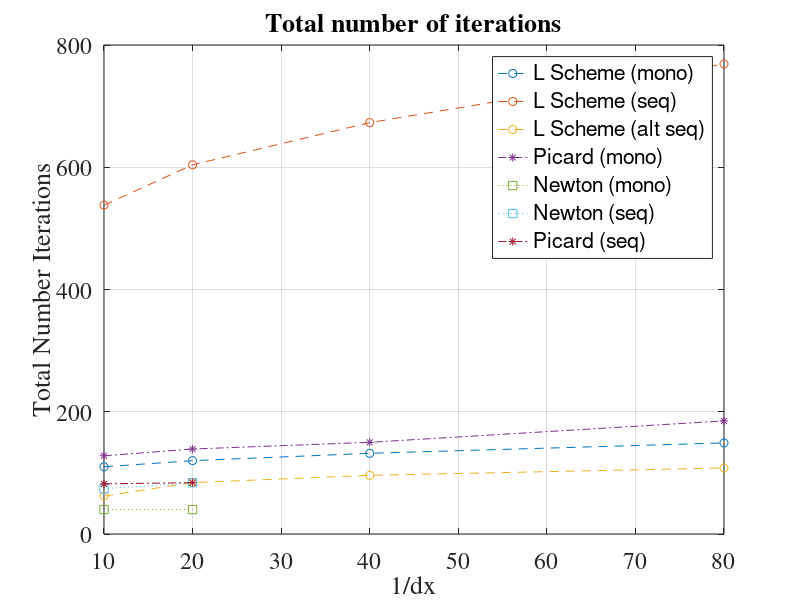

Here is the MATLAB script that generated this plot: (Note: this script raises an error after producing the figure.)
%%plot presentation
% complex case
%% Mesh size
close all

clear all
x = [10 20 40 80];
z = [10 20];
t = [10 20 40];
%% Only non working newton
%% Monolithic
% Lp_1 = .1    Lc_1 = .2
t_L_1 = [1.84 2.22 3.84 15];
n_L_1 = [110 120 132 149];

% Picard
t_P_1 = [2.34 3.05 5.73 22.7];
n_P_1 = [128 139 150 185];

% Newton
t_N_1 = [ 1.38 1.6];
n_N_1 = [ 40 40];
% Newton smaller timestep
t_N_1_small = [ 1.38 2.84 11.51];
n_N_1_small = [ 40 90 270];

%% Classical sequential
% Newton sequential
t_N_2 = [2.23 2.4];
n_N_2 = [74 84];

t_N_2_small = [2.23 4.1 17.2];
n_N_2_small = [74 164 672];

% Newton transport but L richards
t_mixed_2 = [7.6 9.16 14.11 37.28];
n_mixed_2 = [593 625 692 803];

% L sequential
% Lp_1 = .1    Lc_1 = .2
t_L_2 = [7.85 9.1 13.8 35];
n_L_2 = [538 604 673 769];

% Picard
t_P_2 = [2.21 2.65 ];
n_P_2 = [82 84];

t_P_2_small = [2.21 4.18 15.64];
n_P_2_small = [82 176 727];

%% Alternative sequential
% Lscheme
t_L_3 = [10.4 15.4 19.9 44.8];
n_L_3 = [62 84 96 108];

% Picard did not work

% Newton did not work

% Lscheme on richards newton on transport
t_mixed_3 = [11.3 15.1 20.1 46.8];
n_mixed_3 = [74 86 100 112];



%% plot also time just curiosity
%{
plot(x,t_L_1,'--o', x,t_L_2 ,'--+' ,...
    x,t_L_3,'-.', x, t_P_1,'--o', x, t_mixed_2,'--+', x, t_mixed_3, '-.',...
    z, t_N_1, '--o', z, t_P_2,'--+', z, t_N_2,'--+', ...
    t, t_N_1_small, t, t_N_2_small, t, t_P_2_small );


xlabel('1/h', 'FontUnits','points',...
'interpreter','latex',...
'FontSize',11,...
'FontName','Times'), ylabel('CPU Time', 'FontUnits','points',...
'interpreter','latex',...
'FontSize',11,...
'FontName','Times') ,...
legend({'Lp_1 = .1 Lc_1 = .2 (FIM)','Lp_1 = .1 Lc_1 = .2 (sequential)',...
'Lp_1 = .1 Lc_1 = .2 (alternative)', 'Picard (FIM)', ...
'Mixed approach (Seq)','Mixed approach (Altern)','Newton (FIM)',...
'Picard(sequential)','Newton(sequential)', 'Newton dt=dx(FMI)',...
'Newton dt=dx(sequential)','Newton dt=dx(alternative)'},...
      'FontUnits','points',...
'interpreter','latex',...
'FontSize',11,...
'FontName','Times',...
    'Location','NorthWest');
set(gca,...
'Units','normalized',...
'FontUnits','points',...
'FontWeight','normal',...
'FontSize',12,...
'FontName','Times')
%}

p = plot(x,n_L_1,'--o', x,n_L_2 ,'--o' ,...
    x,n_L_3,'--o', x, n_P_1,'-.*', ...
    z, n_N_1, ':s', z, n_N_2,':s', z, n_P_2,'-.*' );

%t, n_N_1_small, t, n_N_2_small,t, n_P_2_small
% 'Newton dt=dx(FMI)',...'Newton dt=dx(sequential)','Newton dt=dx(alternative)


xlabel('1/dx'), ylabel('Total Number Iterations') ,...
title('Total number of iterations'),...
legend({'L Scheme (mono)','L Scheme (seq)',...
'L Scheme (alt seq)','Picard (mono)',...
'Newton (mono)','Newton (seq)','Picard (seq)'});
set(gca,...
'Units','normalized',...
'FontUnits','points',...
'FontWeight','normal',...
'FontSize',17,...
'FontName','Times')
grid on
for i = 1:7
p(i).LineWidth = 1.5;
end

figure
plot(x,n_L_1,'--o',...
    x,n_L_3,'-.', x, n_P_1,'--o',  x, n_mixed_3, '--*',...
    z, n_N_1, '--o', z, n_P_2,'--+', z, n_N_2,'--+');
xlabel('1/h', 'FontUnits','points',...
'interpreter','latex',...
'FontSize',14,...
'FontName','Times'), ylabel('Number Iterations', 'FontUnits','points',...
'interpreter','latex',...
'FontSize',14,...
'FontName','Times') ,...
legend({'Lp_1 = .1 Lc_1 = .2 (FIM)',...
'Lp_1 = .1 Lc_1 = .2 (alternative)', 'Picard (FIM)', ...
'Mixed approach (Altern)','Newton (FIM)',...
'Picard(sequential)','Newton(sequential)'},...
      'FontUnits','points',...
'interpreter','latex',...
'FontSize',16,...
'FontName','Times',...
    'Location','NorthWest');
set(gca,...
'Units','normalized',...
'FontUnits','points',...
'FontWeight','normal',...
'FontSize',15,...
'FontName','Times')



%% Compare the diffrent schemes  
% example with inital and boundary pressure -2

%Comapre different L (max of derivatives was Theta_p = .15 Theta_c = .008)
% method 1 (monolithic)
% Lp_1 = .2    Lc_1 = .01
t_L_1_1 = [5.77 7.43 13.53 58.11];
n_L_1_1 = [59 66 74 85];

% Lp_2 = .1    Lc_2 = .005  
t_L_2_1 = [2.91 3.77 5.71 24.62];
n_L_2_1 = [27 31 34 39];



% method 2  (calssical approach sequential)
% Lp_1 = .2    Lc_1 = .01
t_L_1_2 = [12.24 15.61 24.15 62.34];
n_L_1_2 = [121 136 154 177];

% Lp_2 = .1    Lc_2 = .005
t_L_2_2 = [6.98 9.75 13.13 39.61];
n_L_2_2 = [68 76 86 98];



% method 3   (alternative sequental)
% Lp_1 = .2    Lc_1 = .01
t_L_1_3 = [16.9 21.23 31.10 73.47];
n_L_1_3 = [122 142 162 180];

% Lp_2 = .1    Lc_2 = .005
t_L_2_3 = [12.73 13.07 19.26 40.69];
n_L_2_3 = [66 78 88 98];



% Newton
t_N_1 = [ 1.48 1.62];
n_N_1 = [ 5 5];

t_N_2 = [2.48 2.77];
n_N_2 = [11 11];
n_N_ext_2 = [0 0 0 0 ];

t_N_3 = [0 0 0 0];
n_N_3 = [0 0 0 0];
n_N_ext_3 = [0 0 0 0 ];

% Picard
t_P_1 = [0 0 0 0];
n_P_1 = [0 0 0 0];

t_P_2 = [2.48 2.55 ];
n_P_2 = [11 11];
n_P_ext_2 = [0 0 ];

t_P_3 = [0 0 0 0];
n_P_3 = [0 0 0 0];
n_P_ext_3 = [0 0 0 0];

% mixed method L_1 = .1 L_2=.005 

figure('Units','inches',...
'PaperPositionMode','auto');
hold on
grid on
plot(x,n_L_1_1,'--o',x,n_L_2_1,'--+');

axis([0 90 0 250])

plot(x,n_L_1_2,'--o',x,n_L_2_2 ,'--+' ,...
    x,n_L_1_3,'--o', x, n_L_2_3,'--o', z, n_N_1, '+',...
    z, n_P_2, 'o', z, n_N_2, '+' );

plot(y, n_N_2 )



xlabel('1/h', 'FontUnits','points',...
'interpreter','latex',...
'FontSize',11,...
'FontName','Times'), ylabel('Number Iterations', 'FontUnits','points',...
'interpreter','latex',...
'FontSize',11,...
'FontName','Times') ,...
legend({'Lp_1 = .2 Lc_1 = .01 (FIM)','Lp_1 = .1 Lc_1 = .005 (FIM)','Lp_1 = .2 Lc_1 = .01 (sequential)',...
'Lp_1 = .1 Lc_1 = .005 (sequential)','Lp_1 = .2 Lc_1 = .01 (alternative)',...
'Lp_1 = .1 Lc_1 = .005 (alternative)','Newton (FIM)',...
'Picard(sequential)','Newton(alternative)'},...
      'FontUnits','points',...
'interpreter','latex',...
'FontSize',11,...
'FontName','Times',...
    'Location','NorthWest');
set(gca,...
'Units','normalized',...
'FontUnits','points',...
'FontWeight','normal',...
'FontSize',12,...
'FontName','Times')
 print -depsc2 iterationsdifferentschemesnonworkingcase.jpg

hold off
%%
%dx=dt
%Comapre different L (max of derivatives was Theta_p = .15 Theta_c = .008)
% method 1 (monolithic)
% Lp_1 = .2    Lc_1 = .01
t_L_1_1 = [];
n_L_1_1 = [];

% Lp_2 = .1    Lc_2 = .005  
t_L_2_1 = [2.87 ];
n_L_2_1 = [31 ];



% method 2  (calssical approach sequential)
% Lp_1 = .2    Lc_1 = .01
t_L_1_2 = [];
n_L_1_2 = [ ];

% Lp_2 = .1    Lc_2 = .005
t_L_2_2 = [  ];
n_L_2_2 = [ ];



% method 3   (alternative sequental)
% Lp_1 = .2    Lc_1 = .01
t_L_1_3 = [];
n_L_1_3 = [ ];

% Lp_2 = .1    Lc_2 = .005
t_L_2_3 = [];
n_L_2_3 = [ ];



% Newton
t_N_1 = [ ];
n_N_1 = [ ];

t_N_2 = [];
n_N_2 = [];
n_N_ext_2 = [ ];

t_N_3 = [0 0 0 0];
n_N_3 = [0 0 0 0];
n_N_ext_3 = [0 0 0 0 ];

% Picard
t_P_1 = [0 0 0 0];
n_P_1 = [0 0 0 0];

t_P_2 = [0 0 0 0];
n_P_2 = [0 0 0 0];
n_P_ext_2 = [0 0 0 0];

t_P_3 = [0 0 0 0];
n_P_3 = [0 0 0 0];
n_P_ext_3 = [0 0 0 0];

